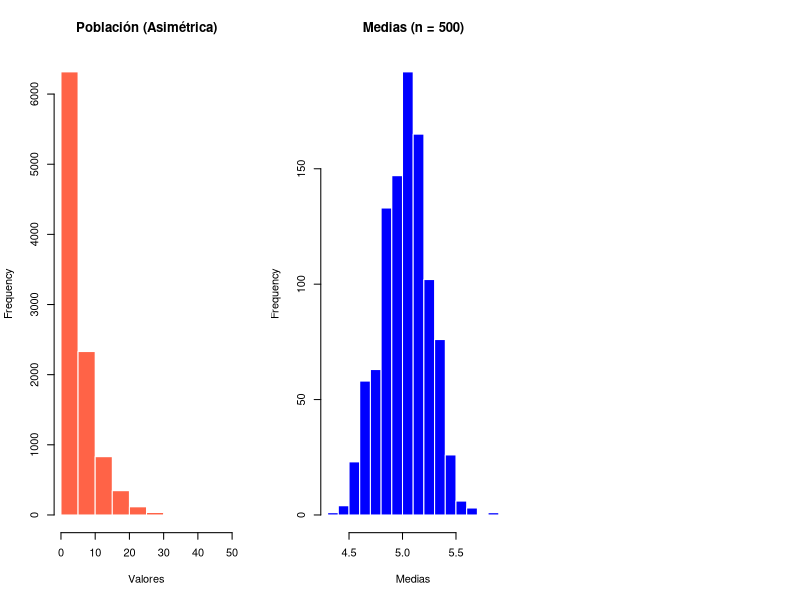

Source code (R):
## ---- chunk 1
#| label: fig-tcl
#| fig-cap: "Distribución de medias muestrales para distintos tamaños de n."
set.seed(123)
# Población original marcadamente asimétrica
poblacion_sesgada <- rexp(10000, rate = 0.2) 

# Simulamos 1000 medias de muestras
medias <- replicate(1000, mean(sample(poblacion_sesgada, 500)))

par(mfrow = c(1, 3))
hist(poblacion_sesgada, main = "Población (Asimétrica)", xlab = "Valores", col = "tomato", border = "white")
hist(medias, main = "Medias (n = 500)", xlab = "Medias", col = "blue", border = "white")
